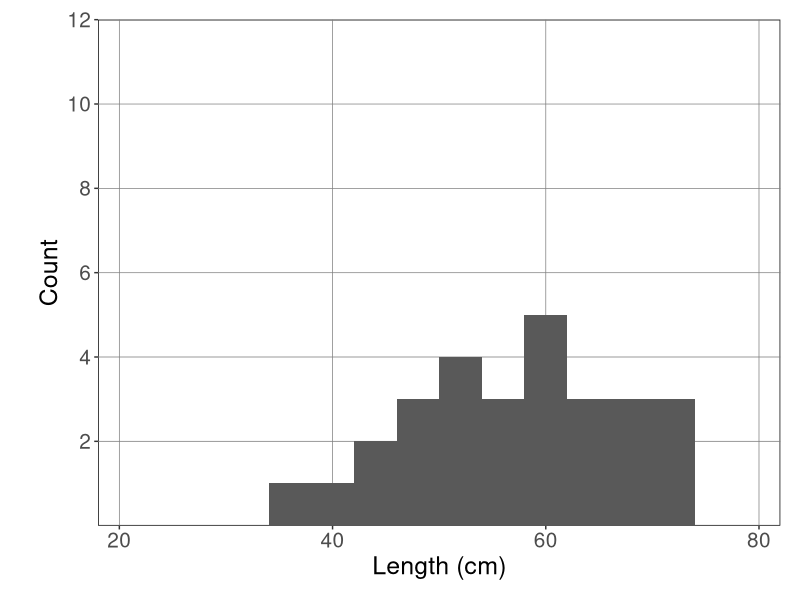
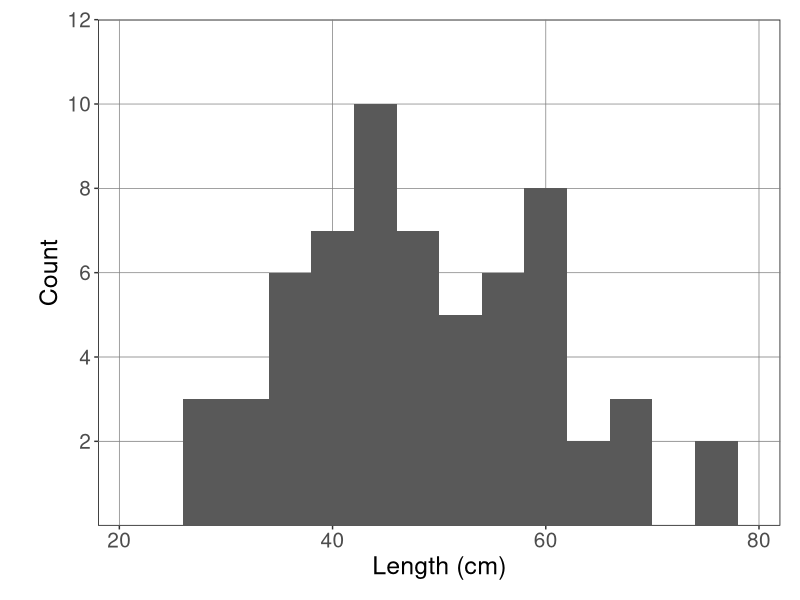
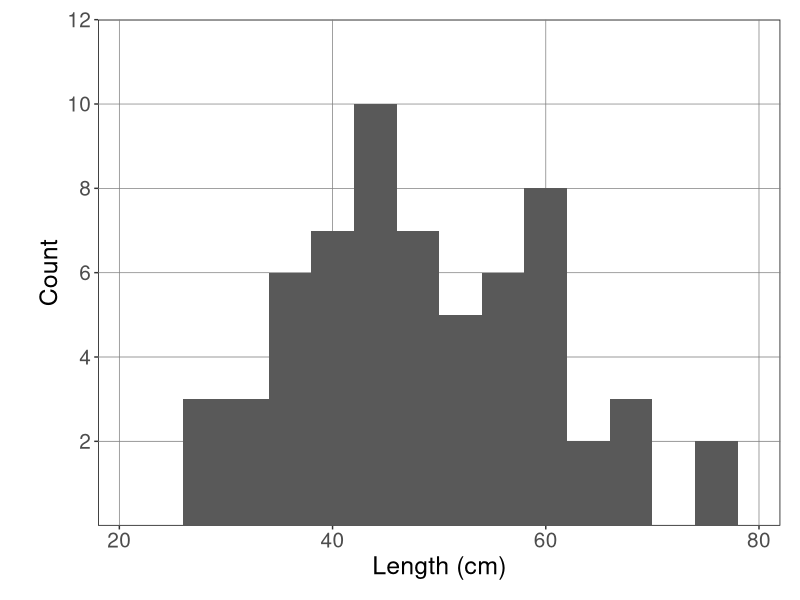
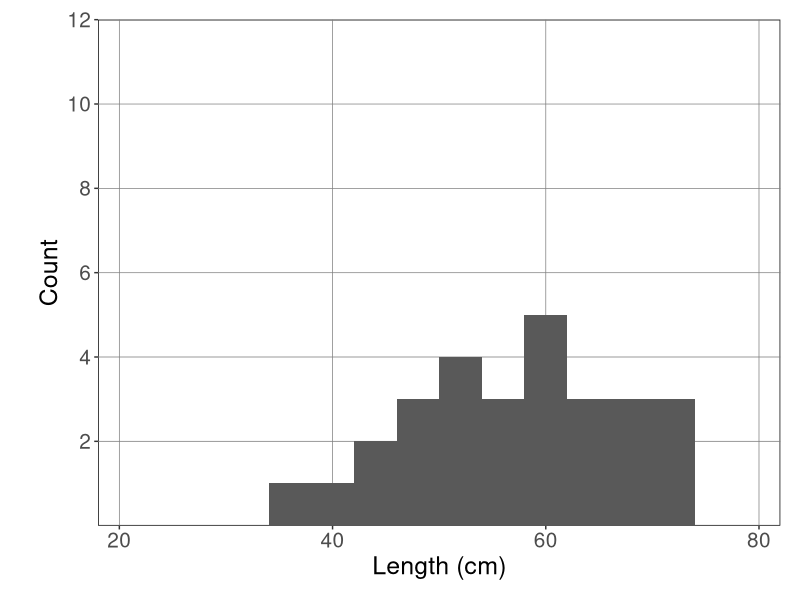
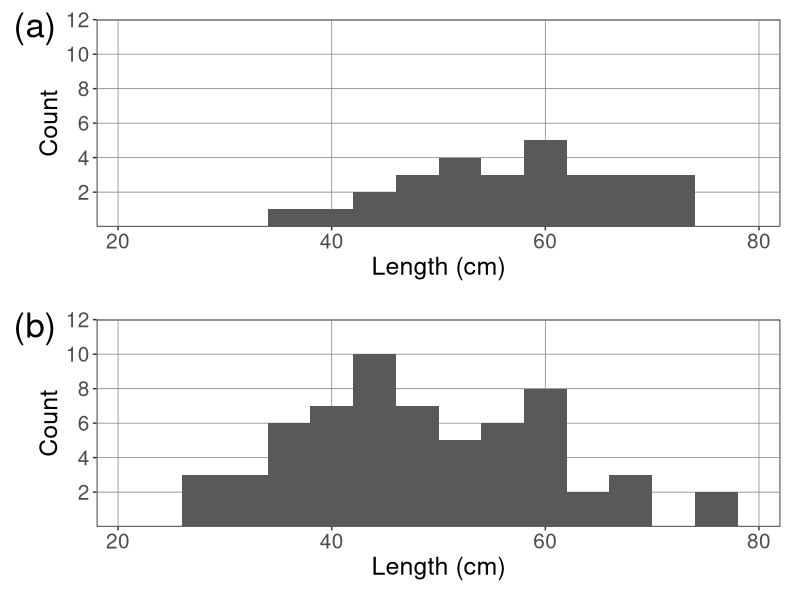

Generate these figures, in order, with R:
# Length composition plots for SSEC presentation

library(tidyverse)
library(here)
library(readxl)
library(ggpubr)

PW <- read.csv(here::here("hook_and_line_data", "1975_USDPS_yelloweye_lengths.csv"))
ESA <- read_excel(here::here("hook_and_line_data", "2015_USDPS_yelloweye_lengths.xlsx"))

PW %>% 
  mutate(TL_cm = TL_mm/10) -> PW

PW_lengthcomps <- ggplot(data = PW, aes(x = TL_cm)) +
  geom_histogram(binwidth = 4) +
  theme(axis.text = element_text(size = 15),
        axis.title = element_text(size = 18),
        plot.title = element_text(size = 26),
        panel.background = element_rect(fill = "white", color = "black"),
        panel.grid.minor = element_blank(),
        panel.grid.major = element_line(size = 0.25, color = "gray50"),
        plot.margin = unit(c(0.5,0.5,0.5,1), "cm"))+
  scale_x_continuous(expand = c(0,0), limits = c(18,82)) +
  scale_y_continuous(expand = c(0,0), limits = c(0,12), breaks = c(2,4,6,8,10,12)) +
  xlab("Length (cm)") +
  ylab("Count")

ESA_lengthcomps <- ggplot(data = ESA, aes(x = FL_cm)) +
  geom_histogram(binwidth = 4) +
  theme(axis.text = element_text(size = 15),
        axis.title = element_text(size = 18),
        plot.title = element_text(size = 26),
        panel.background = element_rect(fill = "white", color = "black"),
        panel.grid.minor = element_blank(),
        panel.grid.major = element_line(size = 0.25, color = "gray50"),
        plot.margin = unit(c(0.5,0.5,0.5,1), "cm"))+
  scale_x_continuous(expand = c(0,0), limits = c(18,82)) +
  scale_y_continuous(expand = c(0,0), limits = c(0,12), breaks = c(2,4,6,8,10,12)) +
  xlab("Length (cm)") +
  ylab("Count")

PW_lengthcomps
ESA_lengthcomps

ggsave(here::here("figures", "lengths", "2015_lencomps.png"), ESA_lengthcomps, height = 5.5, width  = 6)  
ggsave(here::here("figures", "lengths", "1975_lencomps.png"), PW_lengthcomps, height = 5.5, width  = 6) 

# combine them into one figure (Fig 4) for the manuscript
lengthcomp_fig <- ggarrange(PW_lengthcomps, ESA_lengthcomps, ncol = 1, nrow = 2,
          labels = c("(a)", "(b)"), font.label = list(size = 25, face = "plain"),
          label.x = -0.01)

ggsave(here::here("figures", "lengths", "Fig3.pdf"), lengthcomp_fig, height = 11, width  = 6) 


